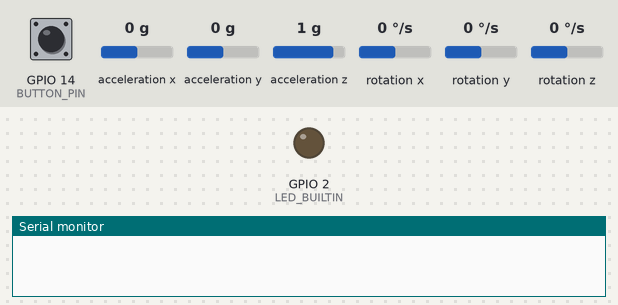
A sketch run on a simulated ESP8266 (NodeMCU). On the bench: output pins drawn as LEDs (lit = HIGH, except the on-board LED, lit = LOW), the last lines printed to the serial monitor. Wiring (inferred from the names in the program): MPU-6050 motion sensor at I2C address 0x68. Inputs (shaded band) come from the test bench; at power-on: acceleration z 1 g, acceleration x 0 g, GPIO 14 (BUTTON_PIN) HIGH, acceleration y 0 g, rotation x 0 °/s, rotation y 0 °/s, rotation z 0 °/s. WiFi joins after 1.5 s; servers stay silent unless stated.

Above: at 1.2 s.
1.3 s: acceleration z set to -0.1 g
At 2.7 s:
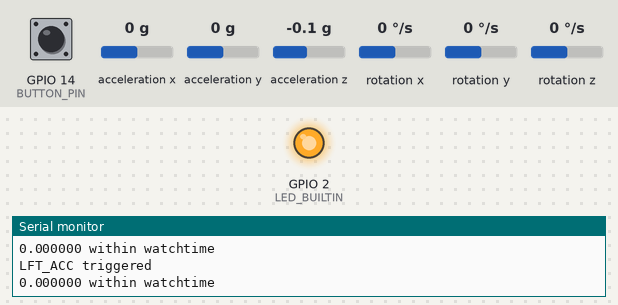
4.4 s: acceleration x set to -0.3 g
At 6.0 s:
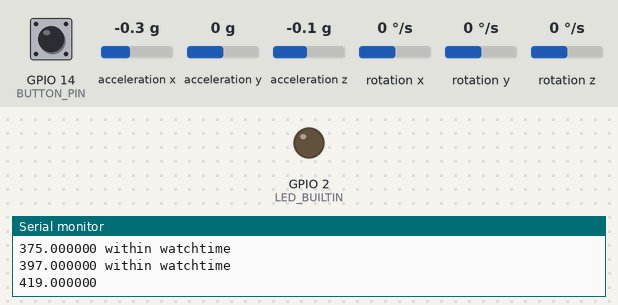
6.3 s: acceleration x set to 0 g
At 7.3 s:
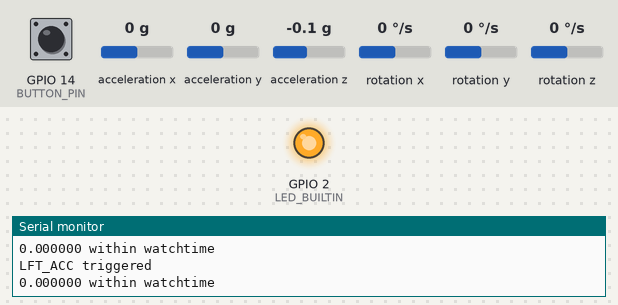
Timing chart, 0 to 8.8 s (numbered marks = the images above; inputs shaded):
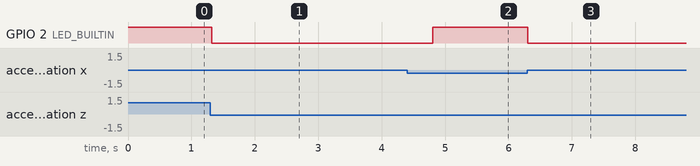

Measured:
- the behaviour switches between -0.1 and -0.2 g on acceleration x (found by bisection; images 1 and 2)
- after the input at 1.3 s, GPIO 2 (LED_BUILTIN): HIGH → LOW at once
- after the input at 4.4 s, GPIO 2 (LED_BUILTIN): LOW → HIGH after 0.40 s
- after the input at 6.3 s, GPIO 2 (LED_BUILTIN): HIGH → LOW at once

The sketch:

sketch_nov27a.ino
```cpp
#include <math.h>
#include <ESP8266HTTPClient.h>
#include <ESP8266WiFi.h>

#include "Wire.h" // This library allows you to communicate with I2C devices.

#define HOST "192.168.0.100"
#define PORT 8080

#define LFT_ACC 0.26
#define UFT_ACC 2.77
#define UFT_GYRO 254.5

#define FALSE 0
#define TRUE 1

#define TEMPORAL_BUFFER_LENGTH 150
#define LFT_TRIGGERED_WATCHTIME 400

#define ALARM_BUZZTIME 40000
#define ALARM_FREQUENCY 1000
#define ALARM_STOP_FREQUENCY 500

#define SAMPLE_RATE 50

#define BUZZ_PIN 13
#define BUTTON_PIN 14

#define WIFI_TRY_FREQUENCY 10000

#define MIN_HELPCALL_INTERVAL 1000

double WIFI_TIMESTAMP;

char ALARM;
double ALARM_TIMESTAMP;
double ALARM_D_TIMESTAMP;

char LFT_TRIGGERED;
double LFT_TRIGGERED_TIMESTAMP;

char WIFI_CONNECTED;
char FALL_DETECTED;
char HELP_ASKED;

const int MPU_ADDR = 0x68; // I2C address of the MPU-6050. If AD0 pin is set to HIGH, the I2C address will be 0x69.

const char* ssid = "Rede Publica"; // SSID
const char* password = "1A2A3A4A"; // Password

int16_t accelerometer_x, accelerometer_y, accelerometer_z; // variables for accelerometer raw data
int16_t gyro_x, gyro_y, gyro_z; // variables for gyro raw data
int16_t temperature; // variables for temperature data

char tmp_str[7]; // temporary variable used in convert function

typedef enum messageType {
  NonSpecific,
  Fall,
  NonReponding,
  Responded,
  HelpCall
} MessageType;

typedef struct mcuData {
  double SAM, SGV;
  double temperature;
} MCUData;

MCUData temporalInfo[TEMPORAL_BUFFER_LENGTH] = {0};
unsigned int lastIndex = 0;

void setup() {
  setupGlobals();

  setupPins();

  Serial.begin(115200);

  WiFi.begin(ssid, password);

  setupMCUBoard();
}

void loop() {
  MCUData currentMCUData;

  configMCURead();

  readMCU();

  /// Calculate Sum Acceleration Magnitude
  currentMCUData.SAM = fabs(convert_accelerometer(accelerometer_x)) +
            + fabs(convert_accelerometer(accelerometer_y))
            + fabs(convert_accelerometer(accelerometer_z));

  /// Calculate Sum Gyroscope Velocity
  currentMCUData.SGV = fabs(convert_gyro(gyro_x)) +
            + fabs(convert_gyro(gyro_y))
            + fabs(convert_gyro(gyro_z));

  if(!checkMCUConnected(currentMCUData)) {
    Serial.println("MCU Board not connected!");
    return;
  }

  currentMCUData.temperature = convert_temperature(temperature);

  temporalInfo[(lastIndex %= TEMPORAL_BUFFER_LENGTH)++] = currentMCUData;

  checkWifi();

  checkFall(currentMCUData);

  checkAlarm();

//  printMCU(currentMCUData);

  delay(1000/SAMPLE_RATE);
}

char* convert_int16_to_str(int16_t i) {
  sprintf(tmp_str, "%6d", i);
  return tmp_str;
}

char* convert_double_to_str(double i) {
  sprintf(tmp_str, "%6lf", i);
  return tmp_str;
}

double convert_accelerometer(int16_t value) {
  return value/(8192.0*2);
}

double convert_gyro(int16_t value) {
  return value/(65.5*2);
}

double convert_temperature(int16_t value) {
  return value/340.00+36.53;
}

void setupGlobals() {
  WIFI_CONNECTED = FALSE;
  FALL_DETECTED = FALSE;
  HELP_ASKED = FALSE;

  LFT_TRIGGERED = FALSE;
  LFT_TRIGGERED_TIMESTAMP = 0.0;

  ALARM = FALSE;
  ALARM_TIMESTAMP = 0.0;
  ALARM_D_TIMESTAMP = 0.0;

  WIFI_TIMESTAMP = 0.0;
}

void setupPins() {
  pinMode(BUTTON_PIN, INPUT);
  pinMode(LED_BUILTIN, OUTPUT);
  digitalWrite(LED_BUILTIN, HIGH);
}

char checkWifi() {
  if(WiFi.status() != WL_CONNECTED) {
    WIFI_CONNECTED = FALSE;
    if(millis() - WIFI_TIMESTAMP > WIFI_TRY_FREQUENCY) {
      Serial.println("Connecting to wifi...");
      WiFi.begin(ssid, password);

      WIFI_TIMESTAMP = millis();
    }
  } else {
    if(!WIFI_CONNECTED) {
      WIFI_CONNECTED = TRUE;
      Serial.println("WiFi connection Successful");

      Serial.print("The IP Address of ESP8266 Module is: ");
      Serial.println(WiFi.localIP());
    }
  }

  return (WiFi.status() == WL_CONNECTED);
}

void setupMCUBoard() {
  Wire.begin();
  Wire.beginTransmission(MPU_ADDR); // Begins a transmission to the I2C slave (GY-521 board)

  Wire.write(0x6B); // PWR_MGMT_1 register
  Wire.write(0); // set to zero (wakes up the MPU-6050)

  Wire.endTransmission(false);
  Wire.write(0x1C); // AFS_SEL register
  Wire.write(0x08);

  Wire.endTransmission(false);
  Wire.write(0x1B); // FS_SEL register
  Wire.write(0x08);

  Wire.endTransmission(false);
  Wire.write(0x75); // WHO_AM_I register
  Wire.write(0x7C);

  Wire.endTransmission(true);
}

void configMCURead() {
  Wire.beginTransmission(MPU_ADDR);
  Wire.write(0x3B); // starting with register 0x3B (ACCEL_XOUT_H) [MPU-6000 and MPU-6050 Register Map and Descriptions Revision 4.2, p.40]
  Wire.endTransmission(false);
  Wire.requestFrom(MPU_ADDR, 7*2, true); // request a total of 7*2=14 registers
}

double readMCU() {
  accelerometer_x = Wire.read() << 8 | Wire.read(); // reading registers: 0x3B (ACCEL_XOUT_H) and 0x3C (ACCEL_XOUT_L)
  accelerometer_y = Wire.read() << 8 | Wire.read(); // reading registers: 0x3D (ACCEL_YOUT_H) and 0x3E (ACCEL_YOUT_L)
  accelerometer_z = Wire.read() << 8 | Wire.read(); // reading registers: 0x3F (ACCEL_ZOUT_H) and 0x40 (ACCEL_ZOUT_L)

  // Serial.print("[ ");
  // Serial.print(convert_double_to_str(convert_accelerometer(accelerometer_x)));
  // Serial.print(", ");
  // Serial.print(convert_double_to_str(convert_accelerometer(accelerometer_y)));
  // Serial.print(", ");
  // Serial.print(convert_double_to_str(convert_accelerometer(accelerometer_z)));
  // Serial.print("]");

  temperature = Wire.read() << 8 | Wire.read(); // reading registers: 0x41 (TEMP_OUT_H) and 0x42 (TEMP_OUT_L)

  gyro_x = Wire.read() << 8 | Wire.read(); // reading registers: 0x43 (GYRO_XOUT_H) and 0x44 (GYRO_XOUT_L)
  gyro_y = Wire.read() << 8 | Wire.read(); // reading registers: 0x45 (GYRO_YOUT_H) and 0x46 (GYRO_YOUT_L)
  gyro_z = Wire.read() << 8 | Wire.read(); // reading registers: 0x47 (GYRO_ZOUT_H) and 0x48 (GYRO_ZOUT_L)

  // Serial.print("[ ");
  // Serial.print(convert_double_to_str(convert_gyro(gyro_x)));
  // Serial.print(", ");
  // Serial.print(convert_double_to_str(convert_gyro(gyro_y)));
  // Serial.print(", ");
  // Serial.print(convert_double_to_str(convert_gyro(gyro_z)));
  // Serial.print("]");
}

char checkMCUConnected(MCUData mcuData) {
  return mcuData.SAM > 0.05;
}

void printMCU(MCUData mcuData) {
  Serial.print("SAM = "); Serial.print(convert_double_to_str(mcuData.SAM));
  Serial.print(" | SAM = "); Serial.print(convert_double_to_str(mcuData.SGV));
  Serial.print(" | tmp = "); Serial.print(convert_double_to_str(mcuData.temperature));
  Serial.print(" | millis = "); Serial.print(convert_double_to_str(millis()));
  Serial.println();
}


void alertServerFall() {
  int i;
  HTTPClient http;
  String temporalSeries;
  String request;

//  if(WiFi.status() != WL_CONNECTED && !wifiConnect())
//    return;

  http.writeToStream(&Serial);
  http.begin(HOST, PORT, "/FallDetected/");
  http.addHeader("Content-Type", "application/json; charset=utf-8");

  request = "{\r\n"
    "\t\"MAC\":\"60:01:94:25:96:63\",\r\n"
    "\t\"timestamp\":0000000000000000,\r\n"
    "\t\"message_type\":" + String(Fall) + ",\r\n"
    "\t\"message\":\"Fall detected\",\r\n"
    "\t\"temporal_info\":[\r\n";

  for (i = ((lastIndex+1)%TEMPORAL_BUFFER_LENGTH); i != lastIndex; (++i) %= TEMPORAL_BUFFER_LENGTH) {

    temporalSeries += String("\t\t[ ");
    temporalSeries += String(convert_double_to_str(temporalInfo[i].SAM));
    temporalSeries += String(", ");
    temporalSeries += String(convert_double_to_str(temporalInfo[i].SGV));
    temporalSeries += String(", ");
    temporalSeries += String(convert_double_to_str(temporalInfo[i].temperature));
    temporalSeries += String("]");

    if(((i+1) % TEMPORAL_BUFFER_LENGTH) != lastIndex) {
      temporalSeries += String(",");
    }
    temporalSeries += String("\r\n");
  }

  request += temporalSeries;
  request += "\t]\r\n"
      "}";

  Serial.println(request);

  int httpCode = http.POST(request);
  String payload = http.getString();

  Serial.println(httpCode);
  Serial.println(payload);

  http.end();
}

void checkFall(MCUData mcuData) {
  /// if accelerometer`s lower fall got triggered now
  if(mcuData.SAM <= LFT_ACC) {
    /// setup for next steps
    LFT_TRIGGERED = TRUE;
    LFT_TRIGGERED_TIMESTAMP = millis();
    Serial.print("LFT_ACC triggered");
    Serial.println();
  }

  /// if accelerometer`s lower fall threshold was triggered
  if(LFT_TRIGGERED) {
    digitalWrite(LED_BUILTIN, LOW);
    /// if it`s within accelerometer`s upper threshold watch time
    Serial.print(convert_double_to_str(millis() - LFT_TRIGGERED_TIMESTAMP));
    if(millis() - LFT_TRIGGERED_TIMESTAMP < LFT_TRIGGERED_WATCHTIME) {
      Serial.print(" within watchtime ");
      /// if accelerometer`s upper threshold got triggered
      if(mcuData.SAM >= UFT_ACC) {
        Serial.print(" | UFT_ACC triggered");
        /// if gyro upper treshold got triggered
        if(mcuData.SGV >= UFT_GYRO) {
          Serial.print(" | UFT_GYRO triggered");
          FALL_DETECTED = TRUE;
        }
      }
    } else { //< it`s no longer on watch time
      if(FALL_DETECTED) {
        Serial.println();
        Serial.println("FALL DETECTED!");
        alertServerFall();
        turnAlarm();

        FALL_DETECTED = FALSE;
      }

      digitalWrite(LED_BUILTIN, HIGH);
      LFT_TRIGGERED = FALSE;
    }
    Serial.println();
  }
}

void turnAlarm() {
  ALARM = TRUE;
  ALARM_TIMESTAMP = millis();
}

void checkAlarm() {
  int buttonState = digitalRead(BUTTON_PIN);

  // Serial.println(buttonState);

  // if(buttonState && !ALARM) {
  //  alertServerMessage("Help call", 3);
  // }

//  Serial.println(buttonState);
  if(!buttonState) {
    if(ALARM) {
      if(millis() - ALARM_TIMESTAMP < ALARM_BUZZTIME) {
        if(((int)(millis() - ALARM_TIMESTAMP) / ALARM_STOP_FREQUENCY) % 2) {
          noTone(BUZZ_PIN);
        } else {
          tone(BUZZ_PIN, ALARM_FREQUENCY);
        }
      } else {
        /// False alarm button not triggered
        alertServerMessage("Wearer not responding", NonReponding);
        ALARM = FALSE;
      }
    } else {
      if(HELP_ASKED) {
        Serial.println("Wearer help call");
        alertServerMessage("Wearer help call", Responded);

        ALARM_D_TIMESTAMP = millis();
        HELP_ASKED = FALSE;
      }
    }
  } else {
    if(ALARM) {
      Serial.println("Wearer responded");
      alertServerMessage("Wearer responded", Responded);
      ALARM = FALSE;
      noTone(BUZZ_PIN);
      ALARM_D_TIMESTAMP = millis();
    } else {
      if(!HELP_ASKED && (millis() - ALARM_D_TIMESTAMP > MIN_HELPCALL_INTERVAL)) {
        HELP_ASKED = TRUE;
      }
    }
  }
}

void alertServerMessage(String message, MessageType messageType) {
  int i;
  HTTPClient http;
  String request;

//  if(WiFi.status() != WL_CONNECTED && !wifiConnect())
//    return;

  Serial.println("Sending " + message + " request");

  http.writeToStream(&Serial);
  http.begin(HOST, PORT, "/Message/");
  http.addHeader("Content-Type", "application/json; charset=utf-8");

  request = "{\r\n"
    "\t\"MAC\":\"60:01:94:25:96:63\",\r\n"
    "\t\"timestamp\":0000000000000000,\r\n"
    "\t\"message_type\":" + String(messageType) + ",\r\n"
    "\t\"message\":\"" + message + "\"\r\n"
    "}";

  Serial.println(request);

  int httpCode = http.POST(request);
  String payload = http.getString();

  Serial.println(httpCode);
  Serial.println(payload);

  http.end();
}
```
